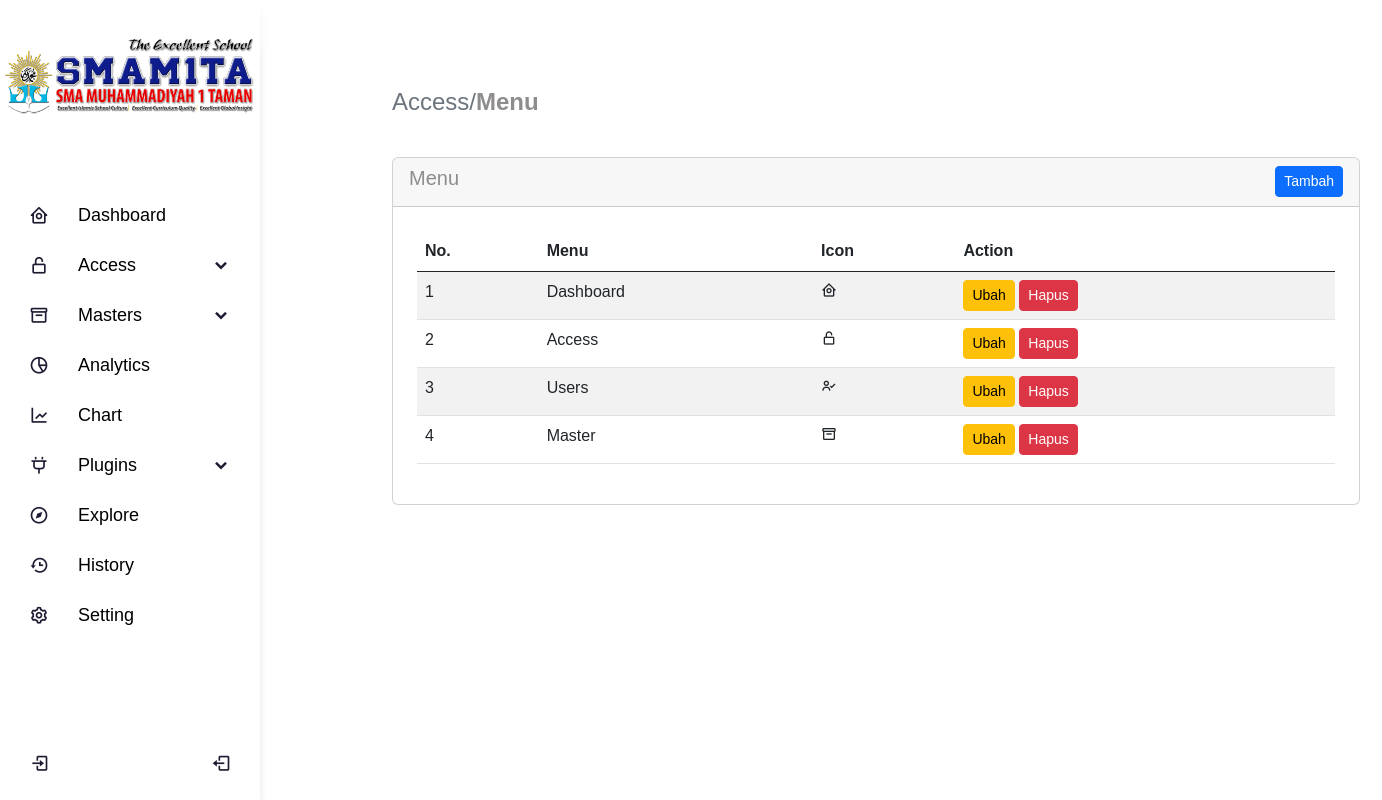
Page /index.php/menu on the committed database.
### tables this page shows
CREATE TABLE `menu` (
  `id` int(3) NOT NULL,
  `menu` varchar(20) NOT NULL,
  `icon` varchar(100) NOT NULL,
  `is_active` int(1) DEFAULT NULL
);

### application/controllers/Menu.php (called while the page is built, shortened)
<?php
class Menu extends CI_Controller
{
    public function __construct()
    {
        $this->load->library('form_validation');
        $this->load->model('Menumodel');
        $this->load->library('session');
    }
    public function index()
    {
        $data['title'] = "Menu - E-Raport";
        $data['menu'] = $this->Menumodel->get_menu();
        $this->load->view('layout/header', $data);
        $this->load->view('content/menu/index', $data);
        $this->load->view('layout/sidebar', $data);
        $this->load->view('layout/footer', $data);
    }
}

### index.php (called while the page is built, shortened)
<?php
require_once BASEPATH.'core/CodeIgniter.php';

### application/models/Menumodel.php (called while the page is built, shortened)
<?php
class Menumodel extends CI_Model
{
    public function get_menu()
    {
        return $this->db->get_where('menu', ['is_active' => 1])->result_array();
    }
}
?>

### application/views/content/menu/index.php (the view, shortened to what this page needs)
<div class="content-wrapper">
    <div class="container-xxl flex-grow-1 container-p-y">
        <h4 class="fw-bold py-3 mb-4"><span class="text-muted fw-light">Access/</span>Menu</h4>
        <div class="card">
            <div class="card-header">
                <div class="row">
                    <div class="col">
                        <h5>Menu</h5>
                    </div>
                    <div class="col">
                        <div class="float-end">
                            <a href="#" class="btn btn-sm btn-primary" data-bs-toggle="modal"
                                data-bs-target="#tambahmodal">Tambah</a>
                        </div>
                    </div>
                </div>
            </div>
            <div class="card-body">
                <div class="table-responsive text-nowrap py-2 px-2">
                    <table class="table table-striped dt-responsive nowrap datatables py-1 px-1">
                        <thead>
                            <tr>
                                <th>No.</th>
                                <th>Menu</th>
                                <th>Icon</th>
                                <th>Action</th>
                            </tr>
                        </thead>
                        <tbody class="table-border-bottom-0">
                            <?php
                            $no = 1;
                            ?>
                            <?php foreach ($menu as $m): ?>
                                <tr>
                                    <td>
                                        <?= $no++ ?>
                                    </td>
                                    <td>
                                        <?= $m['menu'] ?>
                                    </td>
                                    <td>
                                        <i class="<?= $m['icon'] ?>"></i>
                                    </td>
                                    <td>
                                        <a href="#" class="btn btn-sm btn-warning" data-bs-toggle="modal"
                                            data-bs-target="#ubahmodal<?= $m['id'] ?>">Ubah</a>
                                        <a href="#" class="btn btn-sm btn-danger" data-bs-toggle="modal"
                                            data-bs-target="#hapusmodal<?= $m['id'] ?>">Hapus</a>
                                    </td>
                                </tr>
                            <?php endforeach ?>
                        </tbody>
                    </table>
                </div>
            </div>
        </div>
    </div>
</div>

### assets/css/style.css (style rules this page uses)
body { margin:0; color:#ffffff; background:#c8c8c8; font:600 16px/18px 'Open Sans',sans-serif; }
*,:after,:before { box-sizing:border-box }
a { color:inherit;text-decoration:none }
.content-wrapper { color: #8f8c8c; width: 124vh; margin-left: 35vh; margin-top: 9vh; }
:root { --header-height: 3rem; --nav-width: 68px; --first-color: #4723D9; --first-color-light: #AFA5D9; --white-color: #F7F6FB; --body-font: 'Nunito', sans-serif; --normal-font-size: 1rem; --z-fixed: 100 }
body { position: relative; margin: var(--header-height) 0 0 0; padding: 0 1rem; font-family: var(--body-font); font-size: var(--normal-font-size); transition: .5s }
a { text-decoration: none }
@media screen and (min-width: 768px) { body { margin: calc(var(--header-height) + 1rem) 0 0 0; padding-left: calc(var(--nav-width) + 2rem) } }
* { margin: 0; padding: 0; box-sizing: border-box; font-family: 'Poppins', sans-serif; }

### rows in the picture
menu: menu "Dashboard"
menu: menu "Access"
menu: menu "Users"
menu: menu "Master"
